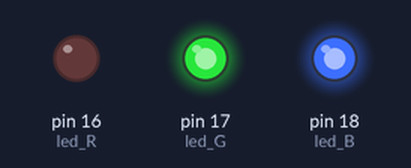
This program was run on a simulated MicroPython board. On the bench: output pins drawn as LEDs (lit = HIGH).

Above: at 0.5 s.
At 2.5 s:
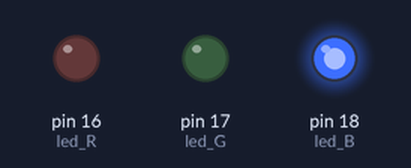
At 3.5 s:
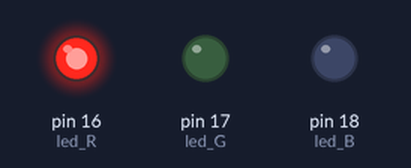
At 4.5 s:
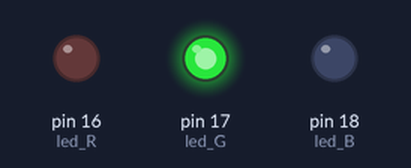
At 6.5 s:
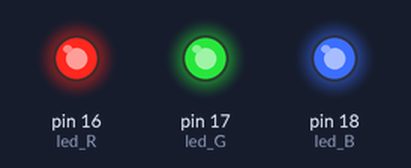
At 8.5 s:
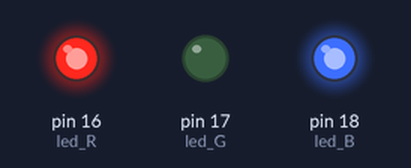
Timing chart, 0 to 9.1 s (numbered marks = the images above):
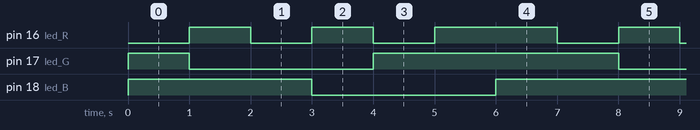

The program:

luzes.coloridas.py
```python
import machine                                          # Importa a biblioteca machine, responsavel pelo comando dos pinos, entre outras funcoes
import utime                                            # Importa a biblioteca utime, responsavel pela gestao de tempo


pinoLed_R = 16                                          # Declara a variável led_R e atribui o valor 16 a ela

pinoLed_G = 17                                          # Declara a variável led_G e atribui o valor 17 a ela

pinoLed_B = 18                                          # Declara a variável led_B e atribui o valor 18 a ela


def acendeVermelho():                                   # Acende Vermelho
    led_R.value(0)
    led_G.value(1)
    led_B.value(1)

def acendeRoxo():                                       # Acende Roxo(mistura de Vermelho e Azul)
    led_R.value(0)
    led_G.value(1)
    led_B.value(0)

def acendeVerde():                                      # Acende verde
    led_R.value(1)
    led_G.value(0)
    led_B.value(1)

def acendeAmarelo():                                    # Acende Amarelo (mistura Vermelho e Verde)
    led_R.value(0)
    led_G.value(0)
    led_B.value(1)

def acendeCiano():                                      # Acende Ciano (mistura Verde e Azul)
    led_R.value(1)
    led_G.value(0)
    led_B.value(0)

def acendeAzul():                                       # Acende Azul
    led_R.value(1)
    led_G.value(1)
    led_B.value(0)


def apagaLed():

    led_R.value(1)                                      # Apaga a cor Vermelha do LED
    led_G.value(1)                                      # Apaga a cor Verde do LED
    led_B.value(1)                                      # Apaga a cor Azul do LED


led_R = machine.Pin(pinoLed_R, machine.Pin.OUT)
led_G = machine.Pin(pinoLed_G, machine.Pin.OUT)
led_B = machine.Pin(pinoLed_B, machine.Pin.OUT)


while True:

    acendeVermelho()
    utime.sleep_ms(1000)

    acendeVerde()
    utime.sleep_ms(1000)

    acendeAmarelo()
    utime.sleep_ms(1000)

    acendeCiano()
    utime.sleep_ms(1000)

    acendeRoxo()
    utime.sleep_ms(1000)

    acendeAzul()
    utime.sleep_ms(1000)                                # Aguarda 1000 milissegundos (1 segundo)

    apagaLed()                                          # Chama a funcao de apagar todas as cores do LED
    utime.sleep_ms(1000)                                # Aguarda 1000 milissegundos (1 segundo)
```

Measured:
- by itself, pin 16 (led_R): repeats every 7.0 s: LOW 1.0 s, HIGH 1.0 s, LOW 1.0 s, HIGH 2.0 s, LOW 1.0 s, HIGH 1.0 s
- by itself, pin 17 (led_G), pin 18 (led_B): repeats every 7.0 s: LOW 3.0 s, HIGH 4.0 s
- by itself, everything shown: repeats every 7.0 s, in 7 steps
